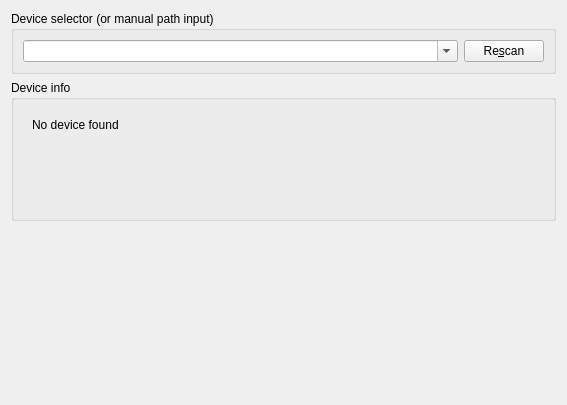
<?xml version="1.0" encoding="UTF-8"?>
<ui version="4.0">
 <class>ccs::camera_V4L2::AddCameraWidget</class>
 <widget class="ccs::common::AddCameraWidget" name="ccs::camera_V4L2::AddCameraWidget">
  <property name="geometry">
   <rect>
    <x>0</x>
    <y>0</y>
    <width>567</width>
    <height>405</height>
   </rect>
  </property>
  <layout class="QVBoxLayout" name="verticalLayout_2">
   <item>
    <widget class="QGroupBox" name="groupBox">
     <property name="sizePolicy">
      <sizepolicy hsizetype="Preferred" vsizetype="Fixed">
       <horstretch>0</horstretch>
       <verstretch>0</verstretch>
      </sizepolicy>
     </property>
     <property name="title">
      <string>Device selector (or manual path input)</string>
     </property>
     <layout class="QGridLayout" name="gridLayout">
      <item row="0" column="0">
       <widget class="QComboBox" name="pathComboBox">
        <property name="editable">
         <bool>true</bool>
        </property>
       </widget>
      </item>
      <item row="0" column="1">
       <widget class="QPushButton" name="rescanPushButton">
        <property name="sizePolicy">
         <sizepolicy hsizetype="Fixed" vsizetype="Fixed">
          <horstretch>0</horstretch>
          <verstretch>0</verstretch>
         </sizepolicy>
        </property>
        <property name="text">
         <string>Re&amp;scan</string>
        </property>
       </widget>
      </item>
     </layout>
    </widget>
   </item>
   <item>
    <widget class="QGroupBox" name="groupBox_2">
     <property name="sizePolicy">
      <sizepolicy hsizetype="Preferred" vsizetype="Fixed">
       <horstretch>0</horstretch>
       <verstretch>0</verstretch>
      </sizepolicy>
     </property>
     <property name="title">
      <string>Device info</string>
     </property>
     <layout class="QGridLayout" name="gridLayout_2">
      <item row="0" column="0">
       <widget class="QStackedWidget" name="validOrNotStackedWidget">
        <property name="currentIndex">
         <number>0</number>
        </property>
        <widget class="QWidget" name="noDevicePage">
         <layout class="QVBoxLayout" name="verticalLayout_3">
          <item>
           <widget class="QLabel" name="label_9">
            <property name="text">
             <string>No device found</string>
            </property>
            <property name="alignment">
             <set>Qt::AlignLeading|Qt::AlignLeft|Qt::AlignTop</set>
            </property>
           </widget>
          </item>
         </layout>
        </widget>
        <widget class="QWidget" name="invalidDevicePage">
         <layout class="QVBoxLayout" name="verticalLayout">
          <item>
           <widget class="QLabel" name="label_7">
            <property name="text">
             <string>Invalid device path</string>
            </property>
            <property name="alignment">
             <set>Qt::AlignLeading|Qt::AlignLeft|Qt::AlignTop</set>
            </property>
           </widget>
          </item>
         </layout>
        </widget>
        <widget class="QWidget" name="validDevicePage">
         <layout class="QGridLayout" name="gridLayout_3">
          <item row="2" column="1">
           <widget class="QLabel" name="busInfoLabel">
            <property name="text">
             <string>-</string>
            </property>
           </widget>
          </item>
          <item row="1" column="0">
           <widget class="QLabel" name="label_2">
            <property name="text">
             <string>V4L2 card:</string>
            </property>
           </widget>
          </item>
          <item row="1" column="1">
           <widget class="QLabel" name="cardLabel">
            <property name="text">
             <string>-</string>
            </property>
           </widget>
          </item>
          <item row="4" column="1">
           <widget class="QComboBox" name="resolutionComboBox"/>
          </item>
          <item row="2" column="0">
           <widget class="QLabel" name="label_3">
            <property name="text">
             <string>V4L2 bus info:</string>
            </property>
           </widget>
          </item>
          <item row="4" column="0">
           <widget class="QLabel" name="label_8">
            <property name="text">
             <string>Ima&amp;ge resolution:</string>
            </property>
            <property name="buddy">
             <cstring>resolutionComboBox</cstring>
            </property>
           </widget>
          </item>
          <item row="3" column="0">
           <widget class="QLabel" name="label">
            <property name="text">
             <string>V4L2 driver:</string>
            </property>
           </widget>
          </item>
          <item row="3" column="1">
           <widget class="QLabel" name="driverLabel">
            <property name="sizePolicy">
             <sizepolicy hsizetype="MinimumExpanding" vsizetype="Preferred">
              <horstretch>0</horstretch>
              <verstretch>0</verstretch>
             </sizepolicy>
            </property>
            <property name="text">
             <string>-</string>
            </property>
           </widget>
          </item>
         </layout>
        </widget>
       </widget>
      </item>
     </layout>
    </widget>
   </item>
   <item>
    <spacer name="verticalSpacer">
     <property name="orientation">
      <enum>Qt::Vertical</enum>
     </property>
     <property name="sizeHint" stdset="0">
      <size>
       <width>20</width>
       <height>40</height>
      </size>
     </property>
    </spacer>
   </item>
  </layout>
 </widget>
 <customwidgets>
  <customwidget>
   <class>ccs::common::AddCameraWidget</class>
   <extends>QWidget</extends>
   <header>common/AddCameraWidget.h</header>
   <container>1</container>
  </customwidget>
 </customwidgets>
 <tabstops>
  <tabstop>pathComboBox</tabstop>
  <tabstop>rescanPushButton</tabstop>
  <tabstop>resolutionComboBox</tabstop>
 </tabstops>
 <resources/>
 <connections/>
</ui>
